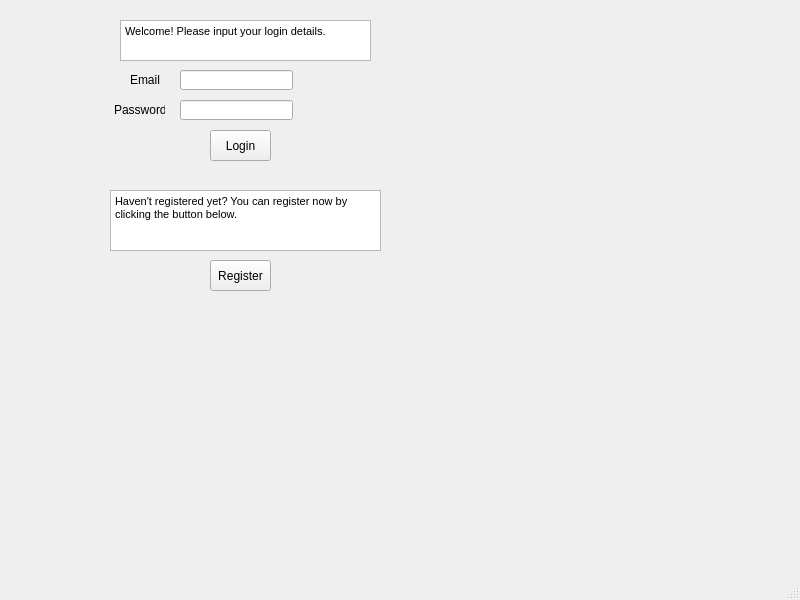
<?xml version="1.0" encoding="UTF-8"?>
<ui version="4.0">
 <class>MainWindow</class>
 <widget class="QMainWindow" name="MainWindow">
  <property name="geometry">
   <rect>
    <x>0</x>
    <y>0</y>
    <width>800</width>
    <height>600</height>
   </rect>
  </property>
  <property name="windowTitle">
   <string>MainWindow</string>
  </property>
  <widget class="QWidget" name="centralwidget">
   <widget class="QTextBrowser" name="textBrowser">
    <property name="geometry">
     <rect>
      <x>120</x>
      <y>20</y>
      <width>251</width>
      <height>41</height>
     </rect>
    </property>
    <property name="html">
     <string>&lt;!DOCTYPE HTML PUBLIC &quot;-//W3C//DTD HTML 4.0//EN&quot; &quot;http://www.w3.org/TR/REC-html40/strict.dtd&quot;&gt;
&lt;html&gt;&lt;head&gt;&lt;meta name=&quot;qrichtext&quot; content=&quot;1&quot; /&gt;&lt;style type=&quot;text/css&quot;&gt;
p, li { white-space: pre-wrap; }
&lt;/style&gt;&lt;/head&gt;&lt;body style=&quot; font-family:'MS Shell Dlg 2'; font-size:8pt; font-weight:400; font-style:normal;&quot;&gt;
&lt;p style=&quot; margin-top:0px; margin-bottom:0px; margin-left:0px; margin-right:0px; -qt-block-indent:0; text-indent:0px;&quot;&gt;Welcome! Please input your login details.&lt;/p&gt;
&lt;p style=&quot;-qt-paragraph-type:empty; margin-top:0px; margin-bottom:0px; margin-left:0px; margin-right:0px; -qt-block-indent:0; text-indent:0px;&quot;&gt;&lt;br /&gt;&lt;/p&gt;&lt;/body&gt;&lt;/html&gt;</string>
    </property>
   </widget>
   <widget class="QLineEdit" name="lineEdit">
    <property name="geometry">
     <rect>
      <x>180</x>
      <y>70</y>
      <width>113</width>
      <height>20</height>
     </rect>
    </property>
   </widget>
   <widget class="QLineEdit" name="lineEdit_2">
    <property name="geometry">
     <rect>
      <x>180</x>
      <y>100</y>
      <width>113</width>
      <height>20</height>
     </rect>
    </property>
   </widget>
   <widget class="QLabel" name="label">
    <property name="geometry">
     <rect>
      <x>130</x>
      <y>70</y>
      <width>31</width>
      <height>20</height>
     </rect>
    </property>
    <property name="text">
     <string>Email</string>
    </property>
   </widget>
   <widget class="QLabel" name="label_2">
    <property name="geometry">
     <rect>
      <x>114</x>
      <y>100</y>
      <width>51</width>
      <height>20</height>
     </rect>
    </property>
    <property name="text">
     <string>Password</string>
    </property>
   </widget>
   <widget class="QTextBrowser" name="textBrowser_2">
    <property name="geometry">
     <rect>
      <x>110</x>
      <y>190</y>
      <width>271</width>
      <height>61</height>
     </rect>
    </property>
    <property name="html">
     <string>&lt;!DOCTYPE HTML PUBLIC &quot;-//W3C//DTD HTML 4.0//EN&quot; &quot;http://www.w3.org/TR/REC-html40/strict.dtd&quot;&gt;
&lt;html&gt;&lt;head&gt;&lt;meta name=&quot;qrichtext&quot; content=&quot;1&quot; /&gt;&lt;style type=&quot;text/css&quot;&gt;
p, li { white-space: pre-wrap; }
&lt;/style&gt;&lt;/head&gt;&lt;body style=&quot; font-family:'MS Shell Dlg 2'; font-size:8pt; font-weight:400; font-style:normal;&quot;&gt;
&lt;p style=&quot; margin-top:0px; margin-bottom:0px; margin-left:0px; margin-right:0px; -qt-block-indent:0; text-indent:0px;&quot;&gt;Haven't registered yet? You can register now by clicking the button below.&lt;/p&gt;
&lt;p style=&quot;-qt-paragraph-type:empty; margin-top:0px; margin-bottom:0px; margin-left:0px; margin-right:0px; -qt-block-indent:0; text-indent:0px;&quot;&gt;&lt;br /&gt;&lt;/p&gt;&lt;/body&gt;&lt;/html&gt;</string>
    </property>
   </widget>
   <widget class="QPushButton" name="patientloginLoginButton">
    <property name="geometry">
     <rect>
      <x>210</x>
      <y>130</y>
      <width>61</width>
      <height>31</height>
     </rect>
    </property>
    <property name="text">
     <string>Login</string>
    </property>
   </widget>
   <widget class="QPushButton" name="patientloginRegisterButton">
    <property name="geometry">
     <rect>
      <x>210</x>
      <y>260</y>
      <width>61</width>
      <height>31</height>
     </rect>
    </property>
    <property name="text">
     <string>Register</string>
    </property>
   </widget>
  </widget>
  <widget class="QMenuBar" name="menubar">
   <property name="geometry">
    <rect>
     <x>0</x>
     <y>0</y>
     <width>800</width>
     <height>18</height>
    </rect>
   </property>
  </widget>
  <widget class="QStatusBar" name="statusbar"/>
 </widget>
 <resources/>
 <connections/>
</ui>
